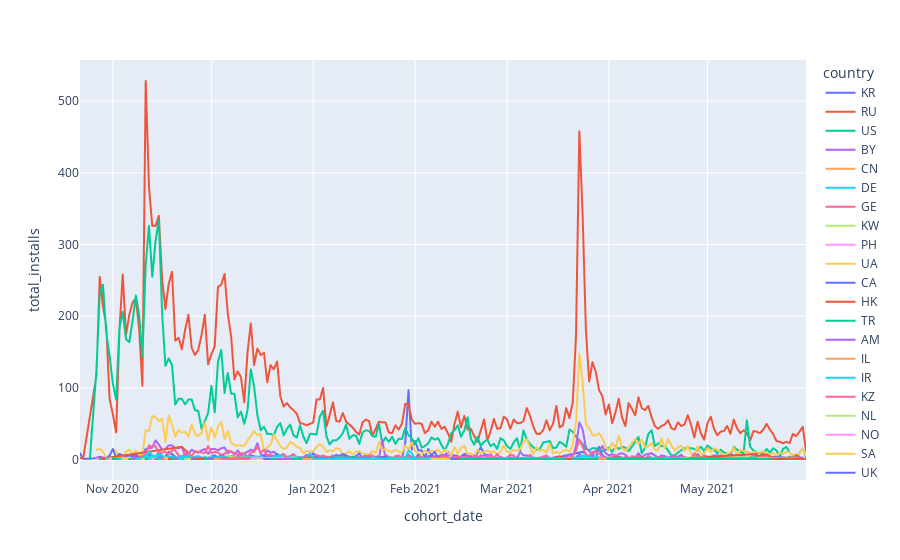

Notebook source saved alongside this figure:
### Code cell
installs_by_region = (preinstalls
                         .groupby(by=['cohort_date', 'country'], as_index=False)
                         .agg(total_installs=('user_id', 'nunique')))
fig = px.line(installs_by_region,x='cohort_date', y='total_installs', color='country').show()
